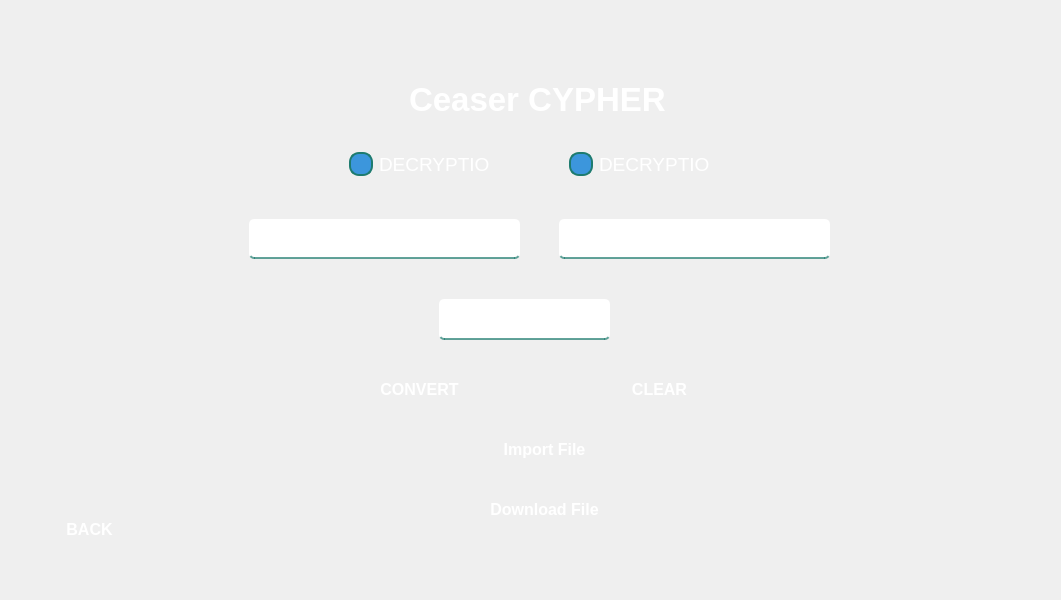
<?xml version="1.0" encoding="UTF-8"?>
<ui version="4.0">
 <class>Form</class>
 <widget class="QWidget" name="Form">
  <property name="geometry">
   <rect>
    <x>0</x>
    <y>0</y>
    <width>1061</width>
    <height>600</height>
   </rect>
  </property>
  <property name="font">
   <font>
    <family>Marlett</family>
    <pointsize>10</pointsize>
   </font>
  </property>
  <property name="windowTitle">
   <string>Form</string>
  </property>
  <widget class="QWidget" name="widget" native="true">
   <property name="geometry">
    <rect>
     <x>9</x>
     <y>19</y>
     <width>1011</width>
     <height>561</height>
    </rect>
   </property>
   <property name="font">
    <font>
     <family>Segoe UI</family>
     <pointsize>10</pointsize>
    </font>
   </property>
   <widget class="QLabel" name="label">
    <property name="geometry">
     <rect>
      <x>10</x>
      <y>0</y>
      <width>971</width>
      <height>551</height>
     </rect>
    </property>
    <property name="styleSheet">
     <string notr="true">border-image: url(:/images/WhatsApp Image 2025-05-04 at 07.01.51_cc208cae.jpg);
border-top-left-radius: 50px;
border-top-RIGHT-radius: 50px;
border-BOTTOM-left-radius: 50px;
border-BOTTOM-RIGHT-radius: 50px;
</string>
    </property>
    <property name="text">
     <string/>
    </property>
   </widget>
   <widget class="QLineEdit" name="lineEdit_2">
    <property name="geometry">
     <rect>
      <x>240</x>
      <y>200</y>
      <width>271</width>
      <height>40</height>
     </rect>
    </property>
    <property name="font">
     <font>
      <family>Segoe UI</family>
      <pointsize>-1</pointsize>
     </font>
    </property>
    <property name="styleSheet">
     <string notr="true">#lineEdit_2 {
    background-color: qlineargradient(
        spread:pad, x1:0, y1:0, x2:1, y2:0,
        stop:0 rgba(30, 123, 111, 0.5), /* أخضر مزرق مع شفافية */
        stop:1 rgba(60, 150, 220, 0.5)  /* أزرق مع شفافية */
    );
    border: none;
    border-bottom: 2px solid rgba(30, 123, 111, 0.7); /* حد سفلي بلون أخضر مع شفافية */
    color: white; /* تغيير لون النص إلى الأبيض */
    padding-bottom: 7px; /* المسافة الداخلية السفلية */
    font-size: 16px; /* حجم الخط */
    border-radius: 5px; /* حواف دائرية خفيفة */
}

#lineEdit_2:focus {
    background-color: qlineargradient(
        spread:pad, x1:0, y1:0, x2:1, y2:0,
        stop:0 rgba(30, 123, 111, 0.7), /* أخضر مزرق مع شفافية عند التركيز */
        stop:1 rgba(60, 150, 220, 0.7)  /* أزرق مع شفافية عند التركيز */
    );
    border-bottom: 2px solid rgba(30, 123, 111, 1); /* حد سفلي أخضر عند التركيز */
    outline: none; /* إزالة الخط المحيط عند التركيز */
}

#lineEdit_2:hover {
    border-bottom: 2px solid rgba(30, 123, 111, 1); /* تفاعل عند المرور بالماوس */
}

#lineEdit_2:disabled {
    background-color: rgba(240, 240, 240, 0.6); /* خلفية باهتة عند تعطيل الحقل */
    color: rgba(128, 128, 128, 0.6); /* لون النص عند تعطيل الحقل */
    border-bottom: 2px solid rgba(200, 200, 200, 0.6); /* حدود باهتة عند تعطيل الحقل */
}
</string>
    </property>
    <property name="text">
     <string/>
    </property>
    <property name="echoMode">
     <enum>QLineEdit::EchoMode::Normal</enum>
    </property>
    <property name="dragEnabled">
     <bool>false</bool>
    </property>
    <property name="readOnly">
     <bool>false</bool>
    </property>
    <property name="placeholderText">
     <string>Plain Text</string>
    </property>
   </widget>
   <widget class="QPushButton" name="pushButton">
    <property name="geometry">
     <rect>
      <x>460</x>
      <y>410</y>
      <width>151</width>
      <height>41</height>
     </rect>
    </property>
    <property name="font">
     <font>
      <family>Segoe UI</family>
      <pointsize>12</pointsize>
      <bold>true</bold>
     </font>
    </property>
    <property name="styleSheet">
     <string notr="true">QPushButton#pushButton {
    background-color: qlineargradient(
        spread:pad, x1:0, y1:0, x2:1, y2:0,
        stop:0 rgba(30, 123, 111, 255),     /* بداية التدرج – أخضر مزرق */
        stop:1 rgba(60, 150, 220, 255)      /* نهاية التدرج – أزرق أوضح */
    );
    color: white;
    border-radius: 20px;
    padding: 8px 20px;
}

QPushButton#pushButton:hover {
    background-color: qlineargradient(
        spread:pad, x1:0, y1:0, x2:1, y2:0,
        stop:0 rgba(25, 115, 105, 255),
        stop:1 rgba(50, 135, 210, 255)      /* زر hover بدرجة أزرق أوضح */
    );
}

QPushButton#pushButton:pressed {
    padding-top: 5px;
    padding-left: 5px;
    background-color: rgb(20, 100, 120);   /* أزرق مخضر غامق وقت الضغط */
}
</string>
    </property>
    <property name="text">
     <string>Import File</string>
    </property>
   </widget>
   <widget class="QLineEdit" name="lineEdit_4">
    <property name="geometry">
     <rect>
      <x>550</x>
      <y>200</y>
      <width>271</width>
      <height>40</height>
     </rect>
    </property>
    <property name="font">
     <font>
      <family>Segoe UI</family>
      <pointsize>-1</pointsize>
     </font>
    </property>
    <property name="styleSheet">
     <string notr="true">#lineEdit_4 {
    background-color: qlineargradient(
        spread:pad, x1:0, y1:0, x2:1, y2:0,
        stop:0 rgba(30, 123, 111, 0.5), /* أخضر مزرق مع شفافية */
        stop:1 rgba(60, 150, 220, 0.5)  /* أزرق مع شفافية */
    );
    border: none;
    border-bottom: 2px solid rgba(30, 123, 111, 0.7); /* حد سفلي بلون أخضر مع شفافية */
    color: white; /* تغيير لون النص إلى الأبيض */
    padding-bottom: 7px; /* المسافة الداخلية السفلية */
    font-size: 16px; /* حجم الخط */
    border-radius: 5px; /* حواف دائرية خفيفة */
}

#lineEdit_4:focus {
    background-color: qlineargradient(
        spread:pad, x1:0, y1:0, x2:1, y2:0,
        stop:0 rgba(30, 123, 111, 0.7), /* أخضر مزرق مع شفافية عند التركيز */
        stop:1 rgba(60, 150, 220, 0.7)  /* أزرق مع شفافية عند التركيز */
    );
    border-bottom: 2px solid rgba(30, 123, 111, 1); /* حد سفلي أخضر عند التركيز */
    outline: none; /* إزالة الخط المحيط عند التركيز */
}

#lineEdit_4:hover {
    border-bottom: 2px solid rgba(30, 123, 111, 1); /* تفاعل عند المرور بالماوس */
}

#lineEdit_4:disabled {
    background-color: rgba(240, 240, 240, 0.6); /* خلفية باهتة عند تعطيل الحقل */
    color: rgba(128, 128, 128, 0.6); /* لون النص عند تعطيل الحقل */
    border-bottom: 2px solid rgba(200, 200, 200, 0.6); /* حدود باهتة عند تعطيل الحقل */
}
</string>
    </property>
    <property name="text">
     <string/>
    </property>
    <property name="echoMode">
     <enum>QLineEdit::EchoMode::Normal</enum>
    </property>
    <property name="placeholderText">
     <string>Cypher Text</string>
    </property>
   </widget>
   <widget class="QLineEdit" name="lineEdit_5">
    <property name="geometry">
     <rect>
      <x>430</x>
      <y>280</y>
      <width>171</width>
      <height>41</height>
     </rect>
    </property>
    <property name="font">
     <font>
      <family>Segoe UI</family>
      <pointsize>-1</pointsize>
     </font>
    </property>
    <property name="styleSheet">
     <string notr="true">#lineEdit_5 {
    background-color: qlineargradient(
        spread:pad, x1:0, y1:0, x2:1, y2:0,
        stop:0 rgba(30, 123, 111, 0.5), /* أخضر مزرق مع شفافية */
        stop:1 rgba(60, 150, 220, 0.5)  /* أزرق مع شفافية */
    );
    border: none;
    border-bottom: 2px solid rgba(30, 123, 111, 0.7); /* حد سفلي بلون أخضر مع شفافية */
    color: white; /* تغيير لون النص إلى الأبيض */
    padding-bottom: 7px; /* المسافة الداخلية السفلية */
    font-size: 16px; /* حجم الخط */
    border-radius: 5px; /* حواف دائرية خفيفة */
}

#lineEdit_5:focus {
    background-color: qlineargradient(
        spread:pad, x1:0, y1:0, x2:1, y2:0,
        stop:0 rgba(30, 123, 111, 0.7), /* أخضر مزرق مع شفافية عند التركيز */
        stop:1 rgba(60, 150, 220, 0.7)  /* أزرق مع شفافية عند التركيز */
    );
    border-bottom: 2px solid rgba(30, 123, 111, 1); /* حد سفلي أخضر عند التركيز */
    outline: none; /* إزالة الخط المحيط عند التركيز */
}

#lineEdit_5:hover {
    border-bottom: 2px solid rgba(30, 123, 111, 1); /* تفاعل عند المرور بالماوس */
}

#lineEdit_5:disabled {
    background-color: rgba(240, 240, 240, 0.6); /* خلفية باهتة عند تعطيل الحقل */
    color: rgba(128, 128, 128, 0.6); /* لون النص عند تعطيل الحقل */
    border-bottom: 2px solid rgba(200, 200, 200, 0.6); /* حدود باهتة عند تعطيل الحقل */
}
</string>
    </property>
    <property name="text">
     <string/>
    </property>
    <property name="placeholderText">
     <string>KEY</string>
    </property>
   </widget>
   <widget class="QPushButton" name="pushButton_3">
    <property name="geometry">
     <rect>
      <x>460</x>
      <y>470</y>
      <width>151</width>
      <height>40</height>
     </rect>
    </property>
    <property name="font">
     <font>
      <family>Segoe UI</family>
      <pointsize>12</pointsize>
      <bold>true</bold>
     </font>
    </property>
    <property name="styleSheet">
     <string notr="true">QPushButton#pushButton_3 {
    background-color: qlineargradient(
        spread:pad, x1:0, y1:0, x2:1, y2:0,
        stop:0 rgba(30, 123, 111, 255),     /* بداية التدرج – أخضر مزرق */
        stop:1 rgba(60, 150, 220, 255)      /* نهاية التدرج – أزرق أوضح */
    );
    color: white;
    border-radius: 20px;
    padding: 8px 20px;
}

QPushButton#pushButton_3:hover {
    background-color: qlineargradient(
        spread:pad, x1:0, y1:0, x2:1, y2:0,
        stop:0 rgba(25, 115, 105, 255),
        stop:1 rgba(50, 135, 210, 255)      /* زر hover بدرجة أزرق أوضح */
    );
}

QPushButton#pushButton_3:pressed {
    padding-top: 5px;
    padding-left: 5px;
    background-color: rgb(20, 100, 120);   /* أزرق مخضر غامق وقت الضغط */
}
</string>
    </property>
    <property name="text">
     <string>Download File</string>
    </property>
   </widget>
   <widget class="QPushButton" name="pushButton_4">
    <property name="geometry">
     <rect>
      <x>580</x>
      <y>350</y>
      <width>141</width>
      <height>40</height>
     </rect>
    </property>
    <property name="font">
     <font>
      <family>Segoe UI</family>
      <pointsize>12</pointsize>
      <bold>true</bold>
     </font>
    </property>
    <property name="styleSheet">
     <string notr="true">QPushButton#pushButton_4 {
    background-color: qlineargradient(
        spread:pad, x1:0, y1:0, x2:1, y2:0,
        stop:0 rgba(30, 123, 111, 255),     /* بداية التدرج – أخضر مزرق */
        stop:1 rgba(60, 150, 220, 255)      /* نهاية التدرج – أزرق أوضح */
    );
    color: white;
    border-radius: 20px;
    padding: 8px 20px;
}

QPushButton#pushButton_4:hover {
    background-color: qlineargradient(
        spread:pad, x1:0, y1:0, x2:1, y2:0,
        stop:0 rgba(25, 115, 105, 255),
        stop:1 rgba(50, 135, 210, 255)      /* زر hover بدرجة أزرق أوضح */
    );
}

QPushButton#pushButton_4:pressed {
    padding-top: 5px;
    padding-left: 5px;
    background-color: rgb(20, 100, 120);   /* أزرق مخضر غامق وقت الضغط */
}
</string>
    </property>
    <property name="text">
     <string>CLEAR</string>
    </property>
   </widget>
   <widget class="QPushButton" name="pushButton_5">
    <property name="geometry">
     <rect>
      <x>340</x>
      <y>350</y>
      <width>141</width>
      <height>40</height>
     </rect>
    </property>
    <property name="font">
     <font>
      <family>Segoe UI</family>
      <pointsize>12</pointsize>
      <bold>true</bold>
     </font>
    </property>
    <property name="styleSheet">
     <string notr="true">QPushButton#pushButton_5 {
    background-color: qlineargradient(
        spread:pad, x1:0, y1:0, x2:1, y2:0,
        stop:0 rgba(30, 123, 111, 255),     /* بداية التدرج – أخضر مزرق */
        stop:1 rgba(60, 150, 220, 255)      /* نهاية التدرج – أزرق أوضح */
    );
    color: white;
    border-radius: 20px;
    padding: 8px 20px;
}

QPushButton#pushButton_5:hover {
    background-color: qlineargradient(
        spread:pad, x1:0, y1:0, x2:1, y2:0,
        stop:0 rgba(25, 115, 105, 255),
        stop:1 rgba(50, 135, 210, 255)      /* زر hover بدرجة أزرق أوضح */
    );
}

QPushButton#pushButton_5:pressed {
    padding-top: 5px;
    padding-left: 5px;
    background-color: rgb(20, 100, 120);   /* أزرق مخضر غامق وقت الضغط */
}
</string>
    </property>
    <property name="text">
     <string>CONVERT</string>
    </property>
   </widget>
   <widget class="QRadioButton" name="radioButton">
    <property name="geometry">
     <rect>
      <x>550</x>
      <y>120</y>
      <width>161</width>
      <height>51</height>
     </rect>
    </property>
    <property name="font">
     <font>
      <family>Segoe UI</family>
      <pointsize>14</pointsize>
     </font>
    </property>
    <property name="styleSheet">
     <string notr="true">QRadioButton#radioButton {
    color: white;
    padding: 10px;
}

QRadioButton#radioButton::indicator {
    border: 2px solid rgba(30, 123, 111, 255); /* Outer border color – bluish green */
    border-radius: 10px;
    width: 20px;
    height: 20px;
    background-color: rgba(60, 150, 220, 255); /* Base color – light blue */
}

QRadioButton#radioButton::indicator:checked {
    background-color: rgba(25, 115, 105, 255); /* When checked – greenish blue */
    border: 2px solid rgba(50, 135, 210, 255); /* Border color when checked */
}

QRadioButton#radioButton::indicator:hover {
    background-color: rgba(50, 135, 210, 255); /* Light blue on hover */
    border: 2px solid rgba(30, 123, 111, 255); /* Border color on hover */
}
</string>
    </property>
    <property name="text">
     <string>DECRYPTION</string>
    </property>
   </widget>
   <widget class="QRadioButton" name="radioButton_2">
    <property name="geometry">
     <rect>
      <x>330</x>
      <y>120</y>
      <width>161</width>
      <height>51</height>
     </rect>
    </property>
    <property name="font">
     <font>
      <family>Segoe UI</family>
      <pointsize>14</pointsize>
     </font>
    </property>
    <property name="styleSheet">
     <string notr="true">QRadioButton#radioButton_2 {
    color: white;
    padding: 10px;
}

QRadioButton#radioButton_2::indicator {
    border: 2px solid rgba(30, 123, 111, 255); /* Outer border color – bluish green */
    border-radius: 10px;
    width: 20px;
    height: 20px;
    background-color: rgba(60, 150, 220, 255); /* Base color – light blue */
}

QRadioButton#radioButton_2::indicator:checked {
    background-color: rgba(25, 115, 105, 255); /* When checked – greenish blue */
    border: 2px solid rgba(50, 135, 210, 255); /* Border color when checked */
}

QRadioButton#radioButton_2::indicator:hover {
    background-color: rgba(50, 135, 210, 255); /* Light blue on hover */
    border: 2px solid rgba(30, 123, 111, 255); /* Border color on hover */
}
</string>
    </property>
    <property name="text">
     <string>DECRYPTION</string>
    </property>
   </widget>
   <widget class="QLabel" name="label_2">
    <property name="geometry">
     <rect>
      <x>400</x>
      <y>60</y>
      <width>381</width>
      <height>41</height>
     </rect>
    </property>
    <property name="font">
     <font>
      <family>Segoe UI</family>
      <pointsize>25</pointsize>
      <bold>true</bold>
     </font>
    </property>
    <property name="styleSheet">
     <string notr="true">color: rgb(255, 255, 255);</string>
    </property>
    <property name="text">
     <string>Ceaser CYPHER</string>
    </property>
   </widget>
   <widget class="QPushButton" name="pushButton_6">
    <property name="geometry">
     <rect>
      <x>30</x>
      <y>490</y>
      <width>101</width>
      <height>41</height>
     </rect>
    </property>
    <property name="font">
     <font>
      <family>Segoe UI</family>
      <pointsize>12</pointsize>
      <bold>true</bold>
     </font>
    </property>
    <property name="styleSheet">
     <string notr="true">QPushButton#pushButton_6 {
    background-color: qlineargradient(
        spread:pad, x1:0, y1:0, x2:1, y2:0,
        stop:0 rgba(30, 123, 111, 255),     /* بداية التدرج – أخضر مزرق */
        stop:1 rgba(60, 150, 220, 255)      /* نهاية التدرج – أزرق أوضح */
    );
    color: white;
    border-radius: 20px;
    padding: 8px 20px;
}

QPushButton#pushButton_6:hover {
    background-color: qlineargradient(
        spread:pad, x1:0, y1:0, x2:1, y2:0,
        stop:0 rgba(25, 115, 105, 255),
        stop:1 rgba(50, 135, 210, 255)      /* زر hover بدرجة أزرق أوضح */
    );
}

QPushButton#pushButton_6:pressed {
    padding-top: 5px;
    padding-left: 5px;
    background-color: rgb(20, 100, 120);   /* أزرق مخضر غامق وقت الضغط */
}
</string>
    </property>
    <property name="text">
     <string>BACK</string>
    </property>
   </widget>
  </widget>
 </widget>
 <resources>
  <include location="../../../../../Qt/6.8.3/mingw_64/bin/src.qrc"/>
 </resources>
 <connections/>
</ui>
